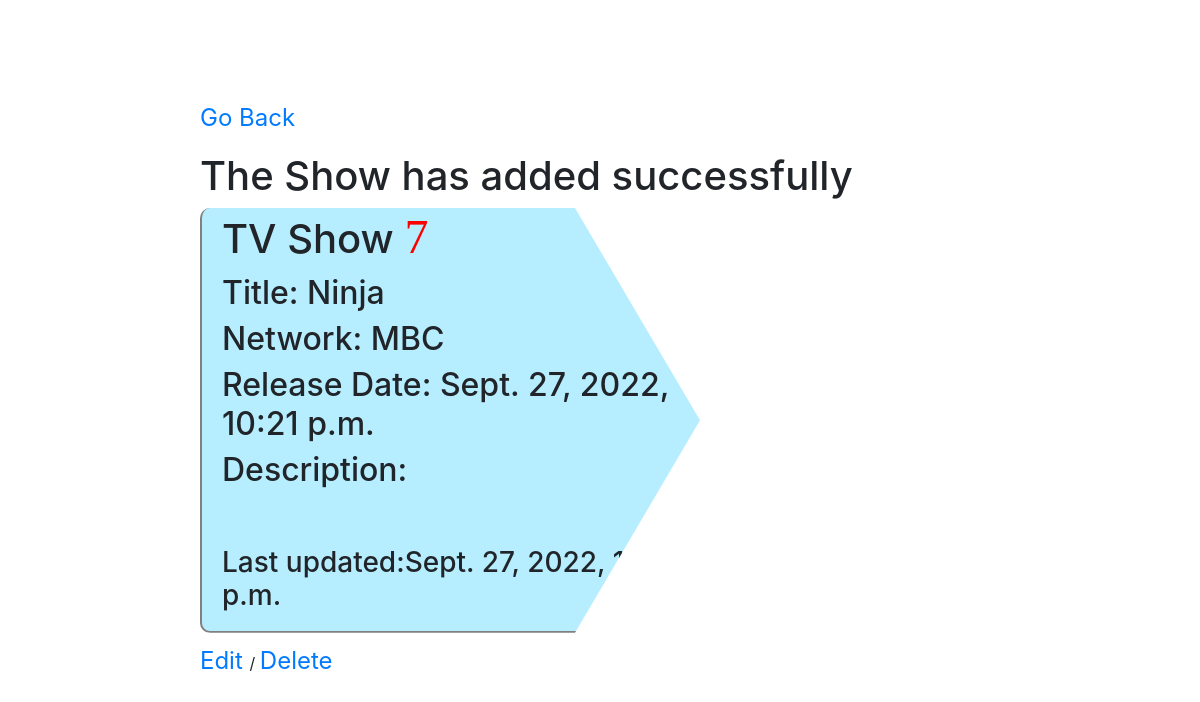
The app's page /shows/7 with its own data.
### tv_shows_app/models.py (models this page shows)
class Show(models.Model):
    title = models.CharField(max_length=45)
    network = models.CharField(max_length=45)
    release_date = models.DateTimeField(auto_now_add=True)
    description = models.TextField(default="Nothing")
    created_at = models.DateTimeField(auto_now_add=True)
    updated_at = models.DateTimeField(auto_now=True)
    objects = ShowManager()

### tv_shows_app/views.py (the view)
# urls.py: path('shows/<id>', views.ShowDetails),
def ShowDetails(request,id):
    context={
        'show':Show.objects.get(id=int(id))
    }
    return render(request, "showdetails.html",context)

### tv_shows_app/templates/showdetails.html (shortened to what this page needs)
<!DOCTYPE html>
<html lang="en">
<head>
    <link rel="stylesheet" href="https://cdn.jsdelivr.net/npm/bootstrap@4.3.1/dist/css/bootstrap.min.css">
</head>
<body>
    <p><a href="/">Go Back</a></p>
    <marquee Scrollamount=15 direction="left" loop="1"><h1 id="secsess"> The Show has added successfully </h1></marquee>
    <div class="con">
    <h1>TV Show <span>{{show.id}}</span> </h1>
    <h2> Title: {{show.title}}</h2>
    <h2> Network: {{show.network}}</h2>
    <h2> Release Date: {{show.release_date}}</h2>
    <h2> Description: {{show.description}}</h2>
<br>
<br>
<h3> Last updated:{{show.updated_at}} </h3>
</div>
<a href="/edit/{{show.id}}">Edit </a> /
<a href="/destroy/{{show.id}}"> Delete </a>
</body>
</html>

### tv_shows_app/templates/showdetails.html (style rules this page uses)
body { padding-left: 200px; padding-top: 100px; }
a { font-size: 1.5rem; }
.con { border-left: 2px solid gray; border-bottom: 2px solid rgb(128, 128, 128); width: 50%; padding-left: 20px; padding-bottom: 10px; border-radius: 10px; clip-path: polygon(0% 0%, 75% 0%, 100% 50%, 75% 100%, 0% 100%); background-color: rgb(182, 238, 255); margin-bottom: 10px; }
span { color: red; font-family: cursive; font-size: 3rem; }

### records on screen
Show: id "7", title "Ninja", network "MBC", release_date "Sept. 27, 2022, 10:21 p.m.", updated_at "Sept. 27, 2022, 10:21 p.m."
